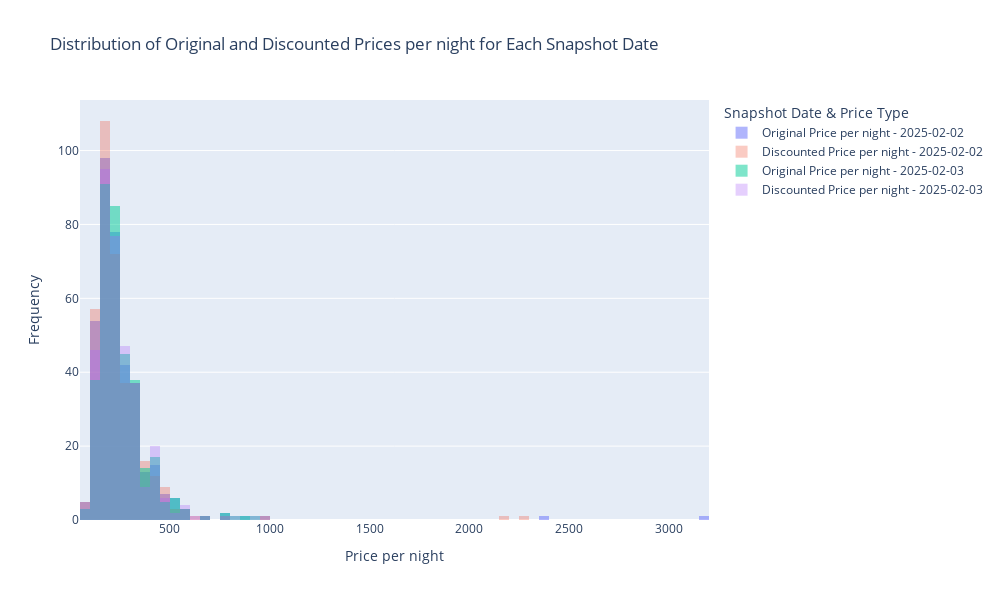

Notebook cell for this chart:
### Markdown cell above
The prices shown in the graph above do not account for the length of stay. The graph below displays the distribution of "price per night."

### Code cell
bookings['discounted_price_per_night'] = bookings['discounted_price'] / bookings['length_of_stay']
bookings['original_price_per_night'] = bookings['original_price'] / bookings['length_of_stay']

price_per_night_data = bookings.groupby(['name', 'snapshot_date'], as_index=False)[['original_price_per_night', 'discounted_price_per_night']].first()

# Get unique snapshot dates
snapshot_dates = price_per_night_data['snapshot_date'].unique()

# Create subplots for each snapshot date
fig = go.Figure()

for date in snapshot_dates:
    snapshot_prices = price_per_night_data[price_per_night_data['snapshot_date'] == date]
    
    fig.add_trace(go.Histogram(
        x=snapshot_prices['original_price_per_night'].dropna(),
        name=f"Original Price per night - {date}",
        opacity=0.5
    ))
    
    fig.add_trace(go.Histogram(
        x=snapshot_prices['discounted_price_per_night'].dropna(),
        name=f"Discounted Price per night - {date}",
        opacity=0.3
    ))

# Update layout for better visualization
fig.update_layout(
    title="Distribution of Original and Discounted Prices per night for Each Snapshot Date",
    xaxis_title="Price per night",
    yaxis_title="Frequency",
    barmode='overlay',  # Ensures histograms overlap for comparison
    legend_title="Snapshot Date & Price Type",
    width=1000,
    height=600
)

# Show the interactive plot
fig.show()

### Figure 1 — Plotly figure (JSON) as saved in the notebook; plotly's stock layout.template omitted (floating-point values rounded to 4 significant figures; data arrays with more than 128 entries replaced by an {"elided": "..."} marker saying what was removed)
{"data": [{"name": "Original Price per night - 2025-02-02", "opacity": 0.5, "type": "histogram", "x": {"elided": "365 float values"}}, {"name": "Discounted Price per night - 2025-02-02", "opacity": 0.3, "type": "histogram", "x": {"elided": "365 float values"}}, {"name": "Original Price per night - 2025-02-03", "opacity": 0.5, "type": "histogram", "x": {"elided": "351 float values"}}, {"name": "Discounted Price per night - 2025-02-03", "opacity": 0.3, "type": "histogram", "x": {"elided": "351 float values"}}], "layout": {"barmode": "overlay", "height": 600, "legend": {"title": {"text": "Snapshot Date & Price Type"}}, "title": {"text": "Distribution of Original and Discounted Prices per night for Each Snapshot Date"}, "width": 1000, "xaxis": {"title": {"text": "Price per night"}}, "yaxis": {"title": {"text": "Frequency"}}}}
